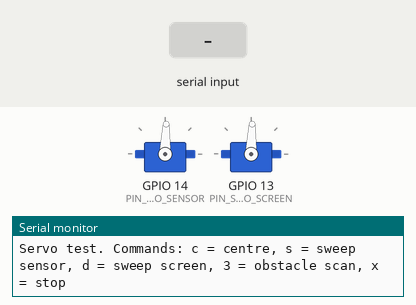
Recording of a sketch running on a simulated ESP32. Shown: 2 × servo, the last lines printed to the serial monitor. The test bench sets the inputs (shaded band). Servo pulses on a pin are drawn as a servo (544–2400 µs = 0–180°).

Above: at 1.2 s.
1.3 s: "s" received over Serial
At 1.77 s:
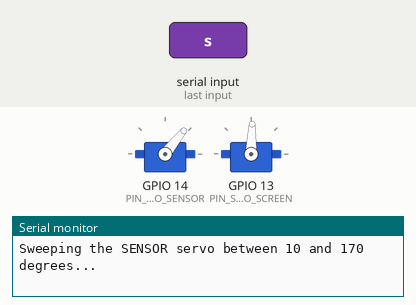
4.3 s: "c" received over Serial
At 4.3 s:
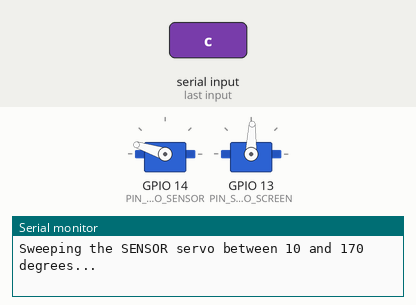
5.8 s: "d" received over Serial
At 6.27 s:
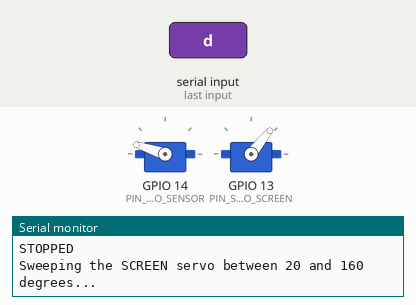
Timing chart, 0 to 12.7 s (numbered marks = the images above; inputs shaded):
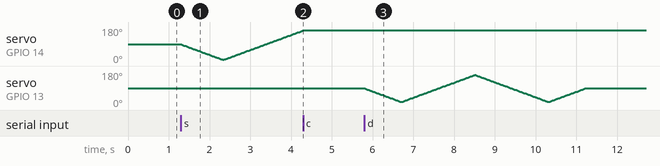

The sketch:

test_servos.ino
```cpp
/*
  test_servos.ino - both SG90 servos (sensor servo and screen servo)

  PIN MAP (identical in every test sketch)
    L298N  IN1=25 IN2=26 ENA=27 | IN3=32 IN4=33 ENB=18
    OLED   SDA=21 SCL=22
    INMP441 SCK=4 WS=19 SD=34 (L/R to GND) | MAX98357A BCLK=23 LRC=16 DIN=17
    Servo sensor=14, Servo screen=13 | HC-SR04 TRIG=5 ECHO=35 | PIR OUT=36 | Battery=39

  HOW TO TEST
    1. Wire each servo: brown/black -> GND, red -> 5V from the Buck (NOT from the ESP32 3.3V pin),
       orange/yellow (signal) -> GPIO14 (sensor servo) or GPIO13 (screen servo). GND must be common.
       Put a 470-1000 uF capacitor across the 5V line near the servos.
    2. Upload, open Serial Monitor at 115200, and send one letter:
         c = centre both servos at 90 degrees
         s = sweep the SENSOR servo slowly between its limits
         d = sweep the SCREEN servo slowly between its limits
         3 = the obstacle scan: sensor servo to 30, 90, 150 degrees, 1 s each
         x = (or any key during a move) stop where it is
    3. Expected: smooth movement, no buzzing at the ends, no ESP32 reset.
       Buzzing at an end = the horn hits something: reduce that servo's limits below.
    4. Mount the horns so that 90 degrees = straight ahead (sensor) and the screen faces straight back.
*/

#include <Arduino.h>

const int PIN_SERVO_SENSOR = 14;
const int PIN_SERVO_SCREEN = 13;

// Safe limits (never go to 0 or 180: the servo pushes against its stop and draws a lot of current)
const int SENSOR_MIN = 10, SENSOR_MAX = 170;
const int SCREEN_MIN = 20, SCREEN_MAX = 160;

const int US_MIN = 500, US_MAX = 2400;         // SG90 pulse range
const int SERVO_FREQ = 50, SERVO_BITS = 14;
const int CH_SENSOR = 2, CH_SCREEN = 3;        // LEDC channels (core 2.x); motors use 0 and 1
const int STEP_DEG = 2, STEP_MS = 25;

int sensorDeg = 90;
int screenDeg = 90;

void servoInit() {
#if ESP_ARDUINO_VERSION_MAJOR >= 3
  ledcAttach(PIN_SERVO_SENSOR, SERVO_FREQ, SERVO_BITS);
  ledcAttach(PIN_SERVO_SCREEN, SERVO_FREQ, SERVO_BITS);
#else
  ledcSetup(CH_SENSOR, SERVO_FREQ, SERVO_BITS);
  ledcAttachPin(PIN_SERVO_SENSOR, CH_SENSOR);
  ledcSetup(CH_SCREEN, SERVO_FREQ, SERVO_BITS);
  ledcAttachPin(PIN_SERVO_SCREEN, CH_SCREEN);
#endif
}

void servoWrite(int pin, int channel, int deg, int lo, int hi) {
  deg = constrain(deg, lo, hi);
  int us = map(deg, 0, 180, US_MIN, US_MAX);
  uint32_t duty = (uint32_t)us * (1UL << SERVO_BITS) / 20000UL;   // 20 ms period
#if ESP_ARDUINO_VERSION_MAJOR >= 3
  (void)channel;
  ledcWrite(pin, duty);
#else
  (void)pin;
  ledcWrite(channel, duty);
#endif
}

void writeSensor(int deg) { sensorDeg = constrain(deg, SENSOR_MIN, SENSOR_MAX); servoWrite(PIN_SERVO_SENSOR, CH_SENSOR, sensorDeg, SENSOR_MIN, SENSOR_MAX); }
void writeScreen(int deg) { screenDeg = constrain(deg, SCREEN_MIN, SCREEN_MAX); servoWrite(PIN_SERVO_SCREEN, CH_SCREEN, screenDeg, SCREEN_MIN, SCREEN_MAX); }

// Any key pressed = stop.
bool abortRequested() {
  if (Serial.available()) {
    while (Serial.available()) Serial.read();
    Serial.println("STOPPED");
    return true;
  }
  return false;
}

bool waitMs(int ms) {
  unsigned long t0 = millis();
  while (millis() - t0 < (unsigned long)ms) {
    if (abortRequested()) return true;
    delay(5);
  }
  return false;
}

// Moves one servo slowly to target. Returns false if aborted.
bool moveTo(bool sensor, int target) {
  int lo = sensor ? SENSOR_MIN : SCREEN_MIN;
  int hi = sensor ? SENSOR_MAX : SCREEN_MAX;
  target = constrain(target, lo, hi);
  int &cur = sensor ? sensorDeg : screenDeg;
  while (cur != target) {
    int d = target - cur;
    cur += (abs(d) < STEP_DEG) ? d : (d > 0 ? STEP_DEG : -STEP_DEG);
    if (sensor) writeSensor(cur); else writeScreen(cur);
    if (waitMs(STEP_MS)) return false;
  }
  return true;
}

void sweep(bool sensor) {
  int lo = sensor ? SENSOR_MIN : SCREEN_MIN;
  int hi = sensor ? SENSOR_MAX : SCREEN_MAX;
  Serial.printf("Sweeping the %s servo between %d and %d degrees...\n", sensor ? "SENSOR" : "SCREEN", lo, hi);
  if (!moveTo(sensor, lo)) return;
  if (!moveTo(sensor, hi)) return;
  if (!moveTo(sensor, lo)) return;
  moveTo(sensor, 90);
  Serial.println("Done.");
}

void obstacleScan() {
  const int angles[3] = { 30, 90, 150 };
  Serial.println("Obstacle scan: sensor servo to 30, 90, 150 degrees, 1 s each.");
  for (int i = 0; i < 3; i++) {
    if (!moveTo(true, angles[i])) return;
    Serial.printf("at %d degrees\n", angles[i]);
    if (waitMs(1000)) return;
  }
  moveTo(true, 90);
  Serial.println("Done.");
}

void setup() {
  Serial.begin(115200);
  servoInit();
  writeSensor(90);
  writeScreen(90);
  Serial.println("Servo test. Commands: c = centre, s = sweep sensor, d = sweep screen, 3 = obstacle scan, x = stop");
}

void loop() {
  if (!Serial.available()) return;
  char c = Serial.read();
  delay(20);
  while (Serial.available()) Serial.read();

  switch (c) {
    case 'c': Serial.println("Centre"); moveTo(true, 90); moveTo(false, 90); break;
    case 's': sweep(true); break;
    case 'd': sweep(false); break;
    case '3': obstacleScan(); break;
    default: break;
  }
}
```

Measured:
- after the input at 4.3 s, servo on GPIO 14 (PIN_SERVO_SENSOR): stays 162° (without the input it goes to 164° after 0.01 s)
